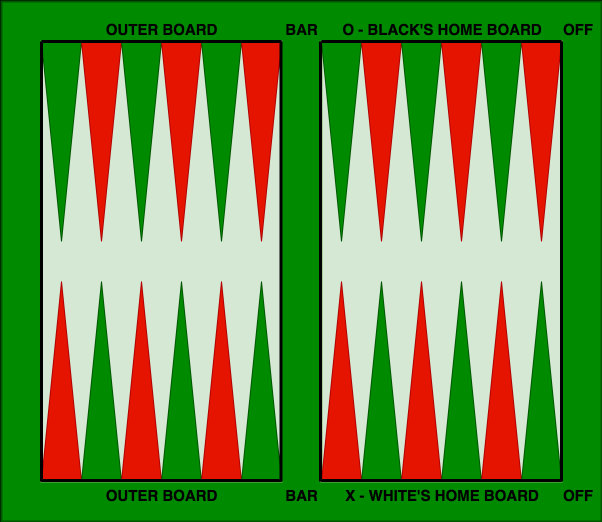
#> input picture resources/ICBV211-123395-img.png, 1204 x 1044 px, given in place of the camera (shown at 1/2 size)
$ python main.py
#> lines starting #> are read from the running program, lines starting #| are printed output that depends on the picture; after the words box and inside, x2 and y2 are one past the last pixel; in counts of white or black regions, pixels touching at a corner belong together
### camera_control.py
import cv2

# This should be determined according to camera resolution
IMAGE_SCALE_PARAM = 0.5

def init_camera():

    capture = cv2.VideoCapture(0)
    if not capture.isOpened():
        print('Unable to access camera!')
        exit(0)

    return capture

def take_image(video_capture:cv2.VideoCapture):

    ret, frame = video_capture.read()
    ret_img = cv2.resize(frame, (0,0), fx=IMAGE_SCALE_PARAM, fy=IMAGE_SCALE_PARAM)

    return ret_img


# [4 lines left out: function release_camera, not called in this run]

### bg_board_cv.py
import cv2
import camera_control as cc
import numpy as np
import scipy.spatial as spt
import time
import gym_backgammon.envs.backgammon as bg_game

TRIANGLE_RATIO = 4.5
TRIANGLE_RATIO_DELTA = 2
LARGE_EDGES_RATIO_MIN = 0.9
LARGE_EDGES_RATIO_MAX = 1.1
RED_TRIANGLES_EXPECTED = 12
SINGLE_COLOR_TRIANGLES_PER_QUARTER = 3
SQUARE_EDGES_RATIO_DELTA = 0.1

NUM_ATTEMPTS = 10
TIME_DELAY_BETWEEN_ATTEMPTS = 0.0001
NUM_IMAGES_FOR_CHECKERS_DETECTION = 11

# Constants for detecting the green board markers
MIN_EDGE_MARKER_DISTANCE = 100
BOARD_EDGE_RATIO = 1
BOARD_EDGE_DIAGONAL_RATIO = np.sqrt(2)
DELTA_RATIOS = 0.04


class Status:

    def __init__(self, return_value=True, error_message="", output_image=np.ndarray([]), output_list=[]):
        self.return_value = return_value
        self.error_message = error_message
        self.output_image = output_image
        self.output_list = output_list


class BackgammonCV:

    # [291 lines left out: functions __init__, board_init, checkers_detection, find_container_for_checker, get_current_board_status, point_in_rectangle, not called in this run]


def board_detection_green_dots(input_img, debug=False):
    '''

    :param input_img: Input image as captured by the camera. The image must include the Backgommon board, with four
    green stickers on its vertices
    :param debug: If true, show debug image output
    :return: a 400x400 aligned, tightly cropped board
    '''

    # Turn image to HSV for green color separation
    img_hsv = cv2.cvtColor(input_img, cv2.COLOR_BGR2HSV)

    # [6 lines of commented-out code are left out]
    lower_green = np.array([34, 49, 40])
    upper_green = np.array([83, 255, 255])

    green_mask = cv2.inRange(img_hsv, lower_green, upper_green)


    kernel = cv2.getStructuringElement(cv2.MORPH_ELLIPSE, (3, 3))
    ero_dil = cv2.erode(green_mask, kernel, iterations=1)
    ero_dil = cv2.dilate(ero_dil, kernel, iterations=2)

    # Debug print
    if (debug == True):
        cv2.imshow('Green HSV mask & dilation', ero_dil)

    # Find the green circle markers representing the board vertices using Hough transform
    circles = cv2.HoughCircles(ero_dil, cv2.HOUGH_GRADIENT, 1, 100,
                               param1=70, param2=10, minRadius=2, maxRadius=15)

    # We need to find exactly 4 green circles, if not -- the function fails and returns an empty array, the calling
    # function should reattempt
    if circles is None:
        return Status(False, "No circles found in the image", green_mask)
    elif (circles.shape[1] < 4):
        return Status(False,
                      "Too small number of circles in the image, found {0}, at least 4 expected.".format(
                          circles.shape[1]),
                      print_circles_on_image(input_img, circles))
    else:
        # Find the right 4 circles at the vertices of the board: their centers are quite far away from each other, and
        # the distances to two of them are equal (these are the square edges), and the distance to the third is
        # sqrt(2) times the edge length

        # First, calculate distance matrix of all circle centers
        num_circles_found = circles.shape[1]
        distance_matrix = np.zeros((num_circles_found, num_circles_found))
        filtered_circles = np.zeros((1, 4, 3))
        found_match = False
        for i in range(num_circles_found):

            for j in range(num_circles_found):

                if ((i != j) and (distance_matrix[i, j] == 0)):
                    distance_matrix[i, j] = np.linalg.norm(circles[0][i][0:2] - circles[0][j][0:2])
                else:
                    # Continue as we already computed this distance
                    continue

        # Filter the circles according to the distances we expect to see between them
        for i in range(num_circles_found):

            sorted_distances = np.sort(distance_matrix[i])
            for j in range(num_circles_found - 2):

                e1 = sorted_distances[j]
                e2 = sorted_distances[j + 1]

                if (e1 < MIN_EDGE_MARKER_DISTANCE):
                    continue
                if (e2 / e1 < BOARD_EDGE_RATIO + DELTA_RATIOS):
                    # We probably found the two points on the edges, now need to find the points on the diagonal
                    for k in range(j + 2, num_circles_found):
                        diag_normalized = sorted_distances[k] / BOARD_EDGE_DIAGONAL_RATIO
                        avg_edge = (e1 + e2) / 2
                        ratio = np.abs(1 - diag_normalized / avg_edge)
                        if (ratio < DELTA_RATIOS):
                            # We found the third point on the diagonal!
                            found_match = True
                            filtered_circles[0][0] = circles[0][i]
                            # print(np.where(distance_matrix[i] == e1)[0])
                            # print(circles[0][np.where(distance_matrix[i] == e1)[0]])
                            # print(e1, e2)
                            filtered_circles[0][1] = circles[0][np.where(distance_matrix[i] == e1)[0][0]]
                            filtered_circles[0][2] = circles[0][np.where(distance_matrix[i] == e2)[0][0]]
                            filtered_circles[0][3] = circles[0][
                                np.where(distance_matrix[i] == sorted_distances[k])[0][0]]
                            break

        if (found_match != True):
            return Status(False,
                          "{0} circles were found in the image, but no 4 of them has the board square pattern expected.".format(
                              num_circles_found),
                          print_circles_on_image(input_img, circles))

    # Get the pixels at the corners of the image
    top_left_corner = [0, 0]
    top_right_corner = [input_img.shape[1], 0]
    bottom_right_corner = [input_img.shape[1], input_img.shape[0]]
    bottom_left_corner = [0, input_img.shape[0]]

    # Init array for KD tree
    points_arr = np.zeros((4 + filtered_circles.shape[1], 2))
    points_arr[0] = top_left_corner
    points_arr[1] = top_right_corner
    points_arr[2] = bottom_right_corner
    points_arr[3] = bottom_left_corner

    for i in range(filtered_circles.shape[1]):
        points_arr[4 + i] = filtered_circles[0][i][0:2]

    # Use KD tree for locating each green point corresponding to its nearest image corner
    tree = spt.KDTree(points_arr)
    x, nearest_points = tree.query(points_arr[0:4], 2)

    top_left_src = points_arr[nearest_points[0][1]]
    top_right_src = points_arr[nearest_points[1][1]]
    bottom_right_src = points_arr[nearest_points[2][1]]
    bottom_left_src = points_arr[nearest_points[3][1]]

    # Now, we have all points we need for performing homography
    src_pts = np.array([top_left_src,
                        bottom_left_src,
                        bottom_right_src,
                        top_right_src])

    # Use homography for aligning the board on the camera, with 400x400 image of the board
    dst_pts = np.array([[0, 0],
                        [0, 399],
                        [399, 399],
                        [399, 0]], dtype="float32")

    h, status = cv2.findHomography(src_pts, dst_pts)

    out = cv2.warpPerspective(input_img, h, (400, 400))
    return Status(True, output_image=out)


def print_circles_on_image(input_image, circles, color=(0, 0, 255)):
    '''

    :param input_image: Image to print circles on
    :param circles: a list of cv2 circless
    :param color: BGR color
    :return: the output image with circles drawn
    '''
    num_circles = circles.shape[1]
    circles = circles.astype(int)
    out_image = input_image.copy()
    for i in range(num_circles):
        out_image = cv2.circle(out_image, (circles[0][i][0], circles[0][i][1]), circles[0][i][2], color, 2)

    return out_image


def get_red_triangles_contours(input_img):
    '''
    This function returns a list of the contours representing the red triangles in the backgammon board.
    :param input_img: The input image of the board after tight cropping and homography
    :return: If successful, returns a list with 12 triangle contours representing the red triangles in the backgammon
    board. Otherwise, return empty list
    '''

    # Perform smoothing for better edge detection
    input_img = cv2.GaussianBlur(input_img, (7, 7), 0)

    # Turn image to HSV for red color separation
    img_hsv = cv2.cvtColor(input_img, cv2.COLOR_BGR2HSV)

    # Define HSV masks for lower and upper red
    lower_red_1 = np.array([0, 100, 20])
    upper_red_1 = np.array([10, 255, 255])
    lower_red_2 = np.array([160, 100, 20])
    upper_red_2 = np.array([179, 255, 255])
    lower_mask = cv2.inRange(img_hsv, lower_red_1, upper_red_1)
    upper_mask = cv2.inRange(img_hsv, lower_red_2, upper_red_2)
    full_mask = lower_mask + upper_mask

    # Find all contours surrounding red shapes
    red_contours, hierarchy = cv2.findContours(full_mask, cv2.RETR_EXTERNAL, cv2.CHAIN_APPROX_SIMPLE)

    # Filter all contours in the shape of a triangle, we need 12
    red_cnt = len(red_contours)
    red_triangles = []
    for i in range(red_cnt):

        # Approximate a polygon from each contour
        curr_contour = red_contours[i]
        epsilon = 0.05 * cv2.arcLength(curr_contour, True)
        approx = cv2.approxPolyDP(curr_contour, epsilon, True)

        # Look only at triangles
        cand_tri_avg_base = 0
        curr_tri = np.zeros((3))
        if (len(approx) == 3):

            # Capture all edges of the triangle, mark the base and the other edges (base is shortest)
            curr_tri[0] = np.linalg.norm(approx[2] - approx[1])
            curr_tri[1] = np.linalg.norm(approx[1] - approx[0])
            curr_tri[2] = np.linalg.norm(approx[2] - approx[0])
            curr_tri = np.sort(curr_tri)
            e1_base = curr_tri[1] / curr_tri[0]
            e2_base = curr_tri[2] / curr_tri[0]
            e2_e1_ratio = curr_tri[2] / curr_tri[1]
            min_thresh = TRIANGLE_RATIO - TRIANGLE_RATIO_DELTA
            max_thresh = TRIANGLE_RATIO + TRIANGLE_RATIO_DELTA

            # Capture only triangles with the correct ratios between edges as expected in the backgammon board
            if (e1_base > min_thresh and e1_base < max_thresh):
                if (e2_base > min_thresh and e2_base < max_thresh):
                    if (e2_e1_ratio > LARGE_EDGES_RATIO_MIN and e2_e1_ratio < LARGE_EDGES_RATIO_MAX):
                        red_triangles.append(approx)
                        cand_tri_avg_base += curr_tri[0]

    found_triangle_count = len(red_triangles)
    if (found_triangle_count == RED_TRIANGLES_EXPECTED):
        return Status(return_value=True, output_list=red_triangles)
    else:
        return Status(return_value=False,
                      error_message="Found {0} red triangles instead of 12 expected.".format(found_triangle_count),
                      output_image=input_img)

    return out


# [97 lines left out: function get_checkers_containers, not called in this run]

### main.py
import camera_control as cc
import bg_board_cv as bgcv
import cv2
import time

# This is a sample Python script.

# Press ⌃R to execute it or replace it with your code.
# Press Double ⇧ to search everywhere for classes, files, tool windows, actions, and settings.


# [113 lines left out: functions test_bgcv_end_to_end, test_checkers_detection, test_class, test_board_detection, not called in this run]

def test_board_init():

    camera = cc.init_camera()

    while (True):

        img = cc.take_image(camera)
#> in take_image, frame is the input picture: shape (1044, 1204, 3); mean B, G, R 73, 144.6, 108.6
#> in take_image, `ret_img = cv2.resize(frame, (0,0), fx=IMAGE_SCALE_PARAM, fy=IMAGE_SCAL..`:
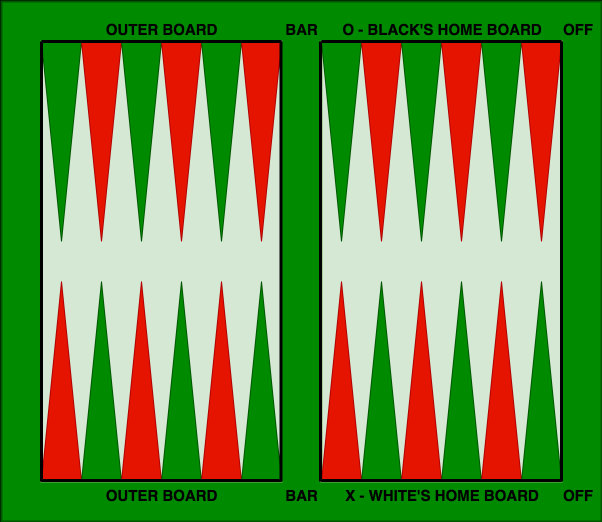
#> ret_img: shape (522, 602, 3); mean B, G, R 73, 144.6, 108.6
        cv2.imshow('Original image', img)

        board = bgcv.board_detection_green_dots(img).output_image
#> in board_detection_green_dots, `img_hsv = cv2.cvtColor(input_img, cv2.COLOR_BGR2HSV)`: img_hsv: shape (522, 602, 3); mean H, S, V 48.4, 165.6, 176.8
#> in board_detection_green_dots, `green_mask = cv2.inRange(img_hsv, lower_green, upper_green)`:
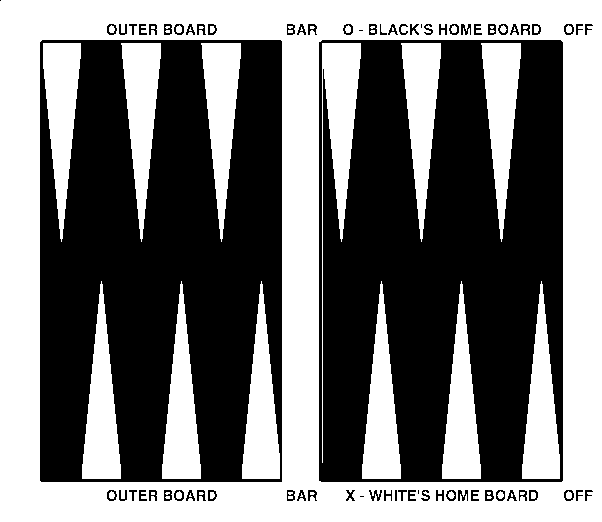
#> green_mask: shape (522, 602); 46.8% white; 57 white regions (29 under 20 px), largest, box (x1, y1, x2, y2) and area: (0, 0, 602, 522) 95281, (322, 43, 361, 463) 4631, (121, 43, 161, 242) 4229
#> in board_detection_green_dots, `ero_dil = cv2.erode(green_mask, kernel, iterations=1)`: ero_dil: shape (522, 602); 43.1% white; 60 white regions (39 under 20 px), largest, box (x1, y1, x2, y2) and area: (0, 0, 602, 522) 89771, (323, 44, 360, 239) 3804, (122, 44, 160, 239) 3796
#> in board_detection_green_dots, `ero_dil = cv2.dilate(ero_dil, kernel, iterations=2)`:
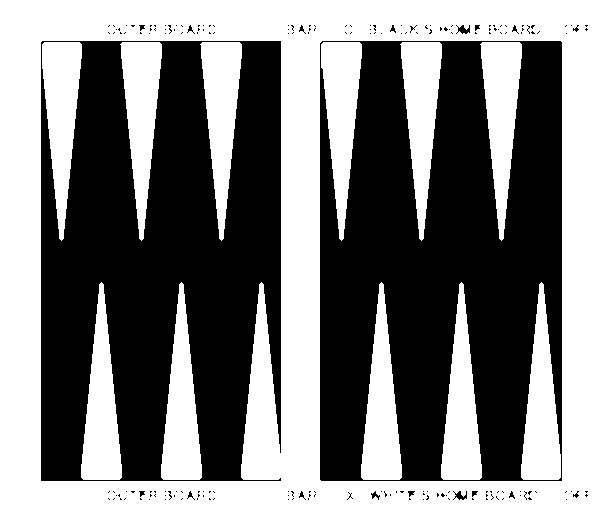
#> ero_dil: shape (522, 602); 49.9% white; 12 white regions, largest, box (x1, y1, x2, y2) and area: (0, 0, 602, 522) 105753, (321, 42, 362, 241) 4664, (120, 42, 162, 241) 4658
#> in board_detection_green_dots, `circles = cv2.HoughCircles(ero_dil, cv2.HOUGH_GRADIENT, 1, 100, param1..`: circles = [[156.5, 33.5, 8.2], [477.5, 493.5, 14.4], [190.5, 491.5, 13.2], [464.5, 29.5, 4.6]]
#> after the loop in board_detection_green_dots, `for i in range(num_circles_found):`: distance_matrix = [[0, 560.9, 459.3, 308], [560.9, 0, 287, 464.2], [459.3, 287, 0, 537.1], [308, 464.2, 537.1, 0]]
#> the loop in board_detection_green_dots, `for i in range(num_circles_found): ` made 4 passes
#> sorted_distances on passes 1 to 4: [0, 308, 459.3, 560.9], [0, 287, 464.2, 560.9], [0, 287, 459.3, 537.1], [0, 308, 464.2, 537.1]
#> after the loop in board_detection_green_dots, `for i in range(num_circles_found):`: filtered_circles = [[0, 0, 0], [0, 0, 0], [0, 0, 0], [0, 0, 0]]
#> in print_circles_on_image, `circles = circles.astype(int)`: circles = [[156, 33, 8], [477, 493, 14], [190, 491, 13], [464, 29, 4]]
#> the loop in print_circles_on_image, `for i in range(num_circles):` made 4 passes
#> pass 1, in print_circles_on_image, `out_image = cv2.circle(out_image, (circles[0][i][0], circles[0][i][1])..`:
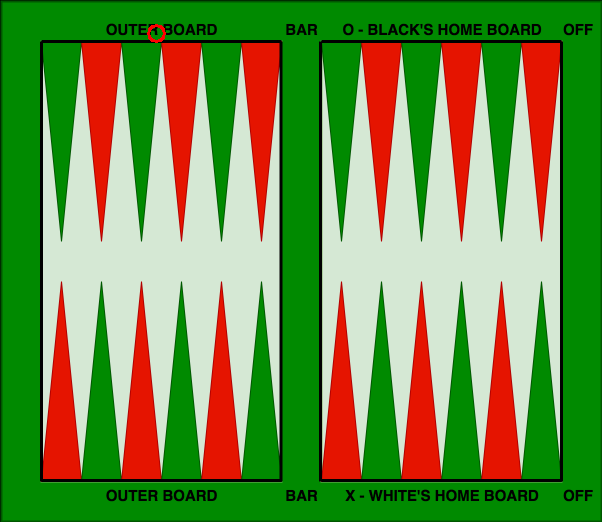
#> out_image: shape (522, 602, 3); 0.05% of pixels changed, all inside (x1, y1, x2, y2) = (147, 24, 166, 43)
#> pass 3, in print_circles_on_image, `out_image = cv2.circle(out_image, (circles[0][i][0], circles[0][i][1])..`:
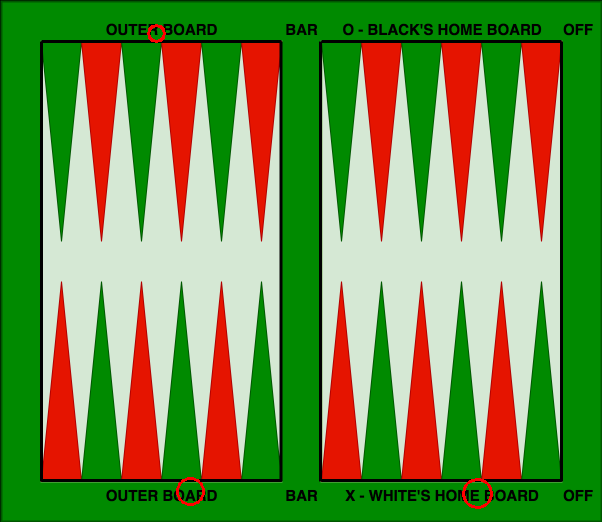
#> out_image: shape (522, 602, 3); mean B, G, R 73, 144.4, 109.1
#> after the loop in print_circles_on_image, `for i in range(num_circles):`: out_image: shape (522, 602, 3); 0.02% of pixels changed, all inside (x1, y1, x2, y2) = (459, 24, 470, 35)
#> in __init__, `self.return_value = return_value`: self.return_value = False
#> in __init__, `self.output_list = output_list`: self.output_list = []

        if (board.shape[0] > 0):
            cv2.imshow('Detected Board', board)
            ret_tri = bgcv.get_red_triangles_contours(board).output_list
#> in get_red_triangles_contours, `input_img = cv2.GaussianBlur(input_img, (7, 7), 0)`:
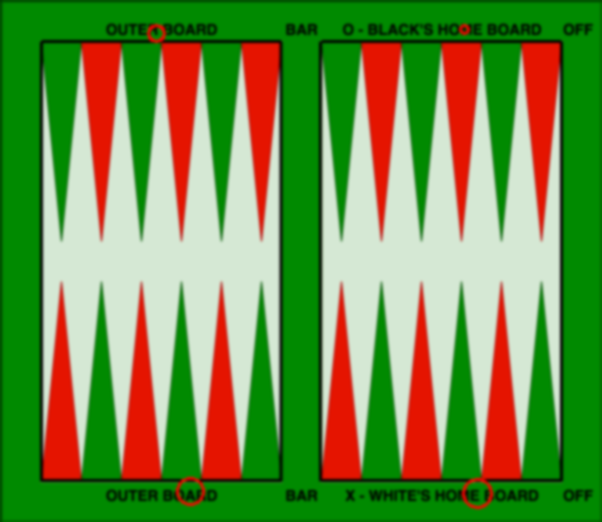
#> input_img: shape (522, 602, 3); mean of channels 0, 1, 2 73, 144.5, 109.2; drawn as B, G, R
#> in get_red_triangles_contours, `img_hsv = cv2.cvtColor(input_img, cv2.COLOR_BGR2HSV)`: img_hsv: shape (522, 602, 3); mean H, S, V 48.8, 169.9, 176.4
#> in get_red_triangles_contours, `lower_mask = cv2.inRange(img_hsv, lower_red_1, upper_red_1)`:
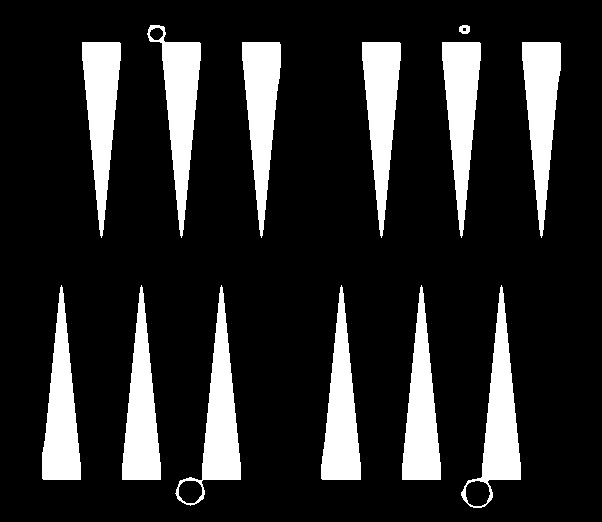
#> lower_mask: shape (522, 602); 16.6% white; 13 white regions
#> in get_red_triangles_contours, `upper_mask = cv2.inRange(img_hsv, lower_red_2, upper_red_2)`: upper_mask: shape (522, 602); every value is 0
#> in get_red_triangles_contours, `red_contours, hierarchy = cv2.findContours(full_mask, cv2.RETR_EXTERNA..`: red_contours = 13 contours; largest, box (x1, y1, x2, y2) and area: (461, 285, 521, 508) 4728, (175, 285, 241, 506) 4635, (147, 25, 201, 238) 4327, (242, 42, 281, 238) 4098, (522, 42, 561, 238) 4096
#> in get_red_triangles_contours, `red_cnt = len(red_contours)`: red_cnt = 13
#> the loop in get_red_triangles_contours, `for i in range(red_cnt):` made 13 passes
#> (epsilon, approx) on passes 1, 2, 3, 4, 5, 6, 7, 8, 9, 10, 11, 13: (26.4, [[501, 285], [473, 507], [520, 479]]), (22.09, [[421, 285], [402, 479], [440, 479]]), (22.13, [[341, 285], [322, 479], [360, 479]]), (26.99, [[221, 285], [190, 505], [240, 479]]), (22.09, [[141, 285], [122, 479], [160, 479]]), (22.06, [[61, 285], [42, 478], [80, 479]]), (22.16, [[522, 42], [541, 237], [560, 43]]), (22.16, [[442, 42], [461, 237], [480, 43]]), (22.16, [[362, 42], [381, 237], [400, 43]]), (22.16, [[242, 42], [261, 237], [280, 44]]), (22.16, [[82, 42], [101, 237], [120, 43]]), (25.12, [[150, 25], [181, 237], [200, 43]])
#> epsilon on pass 12: 1.59
#> after the loop in get_red_triangles_contours, `for i in range(red_cnt):`: red_triangles = 10 contours; largest, box (x1, y1, x2, y2) and area: (150, 25, 201, 238) 5021, (522, 42, 561, 238) 3696, (442, 42, 481, 238) 3696, (362, 42, 401, 238) 3696, (82, 42, 121, 238) 3696
#> in get_red_triangles_contours, `found_triangle_count = len(red_triangles)`: found_triangle_count = 10

            if (len(ret_tri) == 12):
                #cv2.imshow('Red triangles', cv2.drawContours(board, ret_tri, -1, (0, 255, 0), 2))
                ret_rect = bgcv.get_checkers_containers(ret_tri)

                for i in range(len(ret_rect)):
                    if (ret_rect[i] != None):
                        cv2.rectangle(board, ret_rect[i][0:2],
                                      (ret_rect[i][0] + ret_rect[i][2], ret_rect[i][1] + ret_rect[i][3]), (0, 255, 0), 2)

                        # Put cell name inside the rectangle center
                        #M = cv2.moments(ret_rect[i])
                        #center = (int(M["m10"] / M["m00"]), int(M["m01"] / M["m00"]))
                        center = (ret_rect[i][0] + ret_rect[i][2] // 2, ret_rect[i][1] + ret_rect[i][3] // 2)
                        cv2.putText(board, "{0}".format(i), center, fontFace=cv2.FONT_HERSHEY_SIMPLEX,
                                    fontScale=0.3, color=(0, 255, 0))

                cv2.imshow('Containers', board)

        if cv2.waitKey(1) & 0xFF == ord('q'):
            break


# Press the green button in the gutter to run the script.
if __name__ == '__main__':

    # [7 lines of commented-out code are left out]

    test_board_init()
#> in test_board_init, `ret_tri = bgcv.get_red_triangles_contours(board).output_list`: ret_tri = []
#> (key q is pressed here)

# See PyCharm help at https://www.jetbrains.com/help/pycharm/
